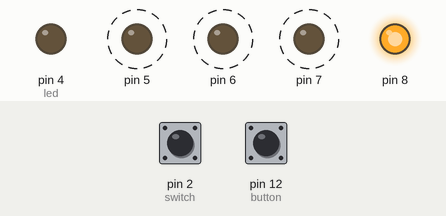
Simulated run of this sketch. Board: Arduino Uno, built with avr-gcc and run on an emulated ATmega328P. Parts: output pins drawn as LEDs (lit = HIGH). Dashed ring = blinking. Inputs (shaded band) come from the test bench; at power-on: pin 2 (switch) LOW, pin 12 (button) LOW.

Above: at 1.27 s.
1.3 s: pin 2 (switch) pulled HIGH for 3.2 s
At 5.9 s:
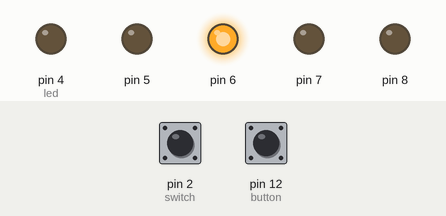
6.0 s: pin 12 (button) pulled HIGH for 3.2 s
At 9.27 s:
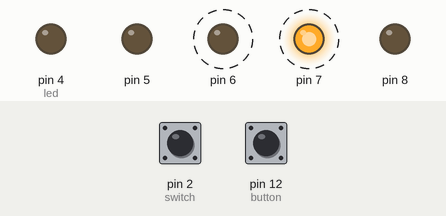
Timing chart, 0 to 16.7 s (numbered marks = the images above; inputs shaded):
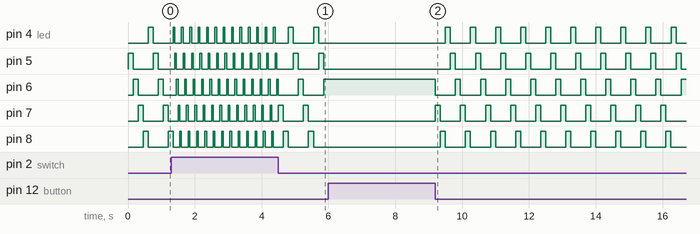

The sketch:

Sandbox_08_Reaction_Tester.ino
```cpp
// Sandbox 08: Reaction Tester

/* Computers are great at doing math and automating boring tasks, but everyone
   knows that their _true_ purpose is to play games. Let's create a game on the
   Digital Sandbox! In order to control the game we need to add **input**.

   Up to this point, our Digital Sandbox experience has been very one-sided.
   _Output_ to tiny yellow LEDs. _Output_ to larger white LEDs. _Output_ to RGB
   LEDs. Change the fade value of the _output_. Output, output, output. Let's
   flip the tables on the Sandbox, and send some **input** to the board!

   This experiment introduces the digitalRead([pin]) function. This is the first
   time we'll use a function that RETURNS A VALUE. Instead of simply creating a
   function call and going to the next line, we need to do something with the
   function -- either assign it to a variable or use it in a conditional.
*/

// The led variable should run between 4 and 8. It's used to control the white
// leds (D4-D8), one at a time.
int led = 4;
// The speed variable controls how fast the LEDs cycle from one to the next.
// A larger value, means a slower cycle.
int speed = 100;

// setup()! Time to set up some OUTPUTs...and INPUTs!
void setup()
{
	// Set the button and switch as INPUTs:
	pinMode(2, INPUT);
	pinMode(12, INPUT);

	// Set all LEDs as outputs:
	pinMode(4, OUTPUT);
	pinMode(5, OUTPUT);
	pinMode(6, OUTPUT);
	pinMode(7, OUTPUT);
	pinMode(8, OUTPUT);
}

void loop()
{
	// The first if statement sets the SPEED of the game.
	// digitalRead() can either return HIGH or LOW. If the switch is in the "1"
	// position, the digitalRead() function will return HIGH.
	if (digitalRead(2) == HIGH)	// If the switch is set to 1...
	{
		speed = 50;				// ...set speed to 50 (fast)
	}
	else						// Else the switch will be set to 0...
	{
		speed = 150;			// ...so set the speed to 150 (slow)
	}

	// The button on pin 12 will be HIGH when pressed and LOW otherwise.
	if (digitalRead(12) == HIGH)	// If the button is pressed
	{
		digitalWrite(led, HIGH);	// Turn the active LED on, nothing else.
	}
	else							// Otherwise, if the button is released
	{
		digitalWrite(led, LOW);		// Turn the active LED off.

		led = led + 1;				// Increment the led variable by 1
		if (led > 8)				// If led is out of our range (4-8)
		{
			led = 4;				// Set it back to the bottom (LED 4).
		}

		digitalWrite(led, HIGH);	// Turn on the new LED

		delay(speed);				// Delay for speed ms.
	}

	// The else statement above will take up the majority of the loop() if the
	// button is released. One LED will turn off, the next will turn on, and
	// a short delay will occur before we loop back.
}
```
